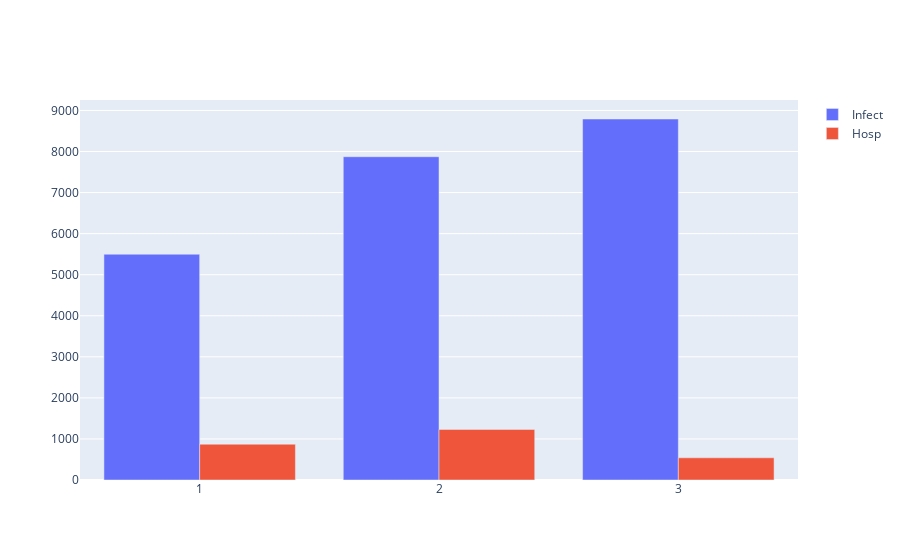

The cell this chart's notebook holds for it:
### Code cell
import plotly.graph_objects as go

fig = go.Figure(data=[
    go.Bar(name='Infect', x=res_sum_3strain.Strain, y=res_sum_3strain.Infect),
    go.Bar(name='Hosp', x=res_sum_3strain.Strain, y=res_sum_3strain.Hosp)
])
fig.update_layout(barmode='group')
fig.show()

### Figure 1 — Plotly figure (JSON) as saved in the notebook; plotly's stock layout.template omitted (floating-point values rounded to 4 significant figures)
{"data": [{"name": "Infect", "type": "bar", "x": [1, 2, 3], "y": [5499.0, 7873.0, 8792.0]}, {"name": "Hosp", "type": "bar", "x": [1, 2, 3], "y": [871.7, 1232.0, 540.9]}], "layout": {"barmode": "group"}}
